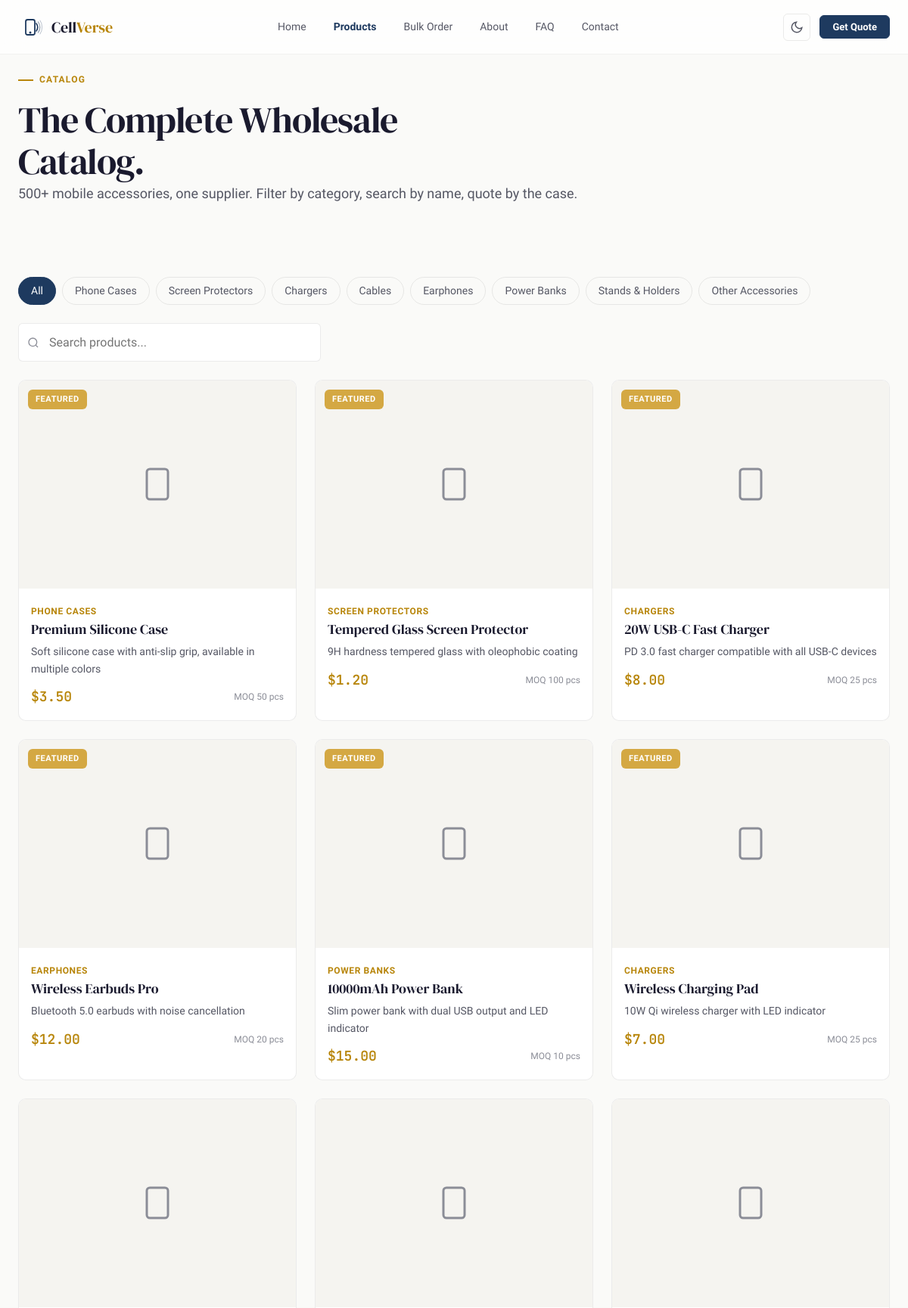
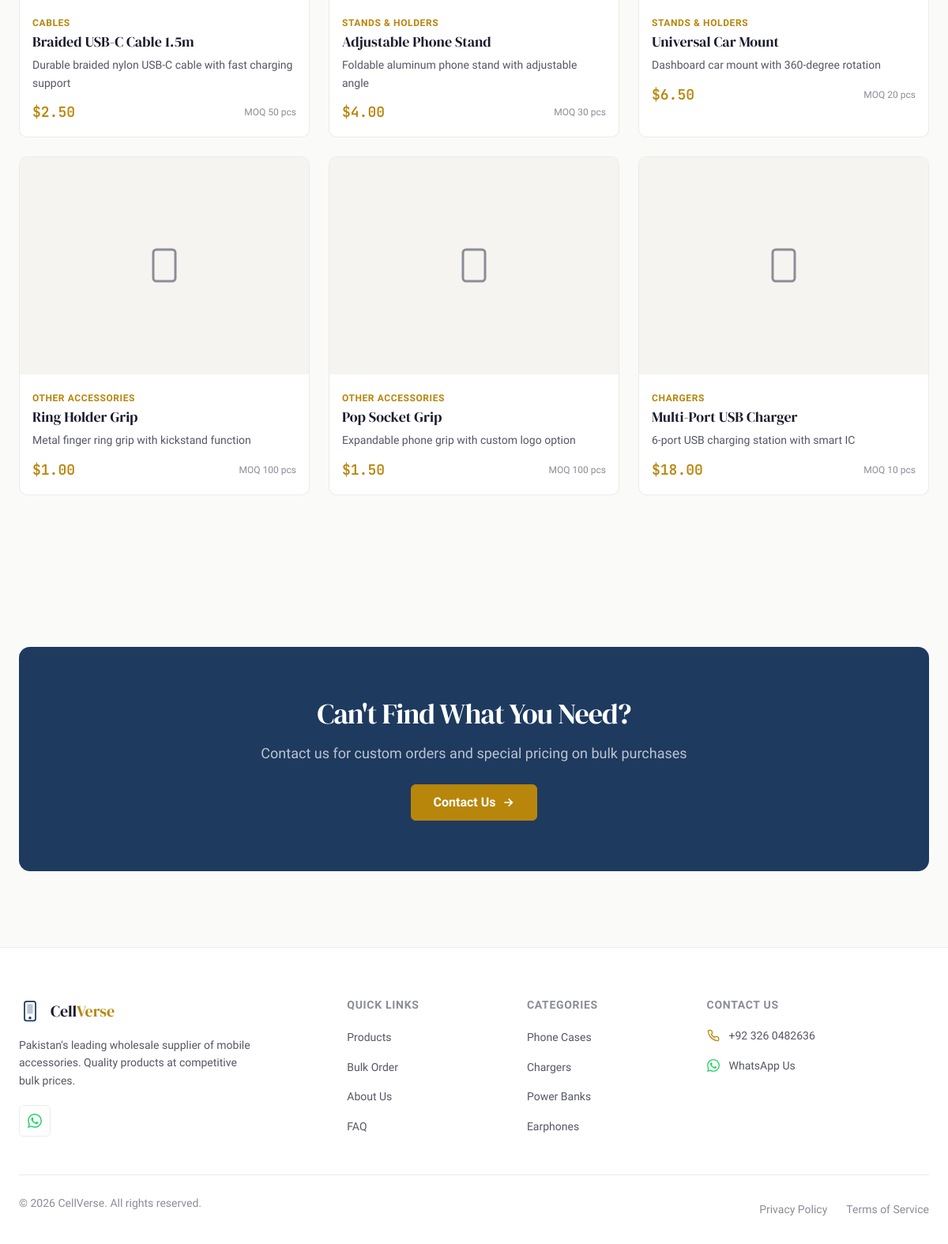
/products.php, run on the app's committed database (2 pictures, top to bottom).
### tables this page shows
CREATE TABLE IF NOT EXISTS categories (
    id INT AUTO_INCREMENT PRIMARY KEY,
    name VARCHAR(100) NOT NULL,
    slug VARCHAR(120) UNIQUE NOT NULL,
    description TEXT,
    display_order INT DEFAULT 0,
    is_active TINYINT(1) DEFAULT 1,
    created_at TIMESTAMP DEFAULT CURRENT_TIMESTAMP
);

CREATE TABLE IF NOT EXISTS products (
    id INT AUTO_INCREMENT PRIMARY KEY,
    name VARCHAR(200) NOT NULL,
    slug VARCHAR(220) UNIQUE NOT NULL,
    description TEXT,
    category_id INT,
    image_path VARCHAR(500),
    price_per_unit DECIMAL(10,2) NOT NULL DEFAULT 0,
    moq INT NOT NULL DEFAULT 1,
    stock_qty INT DEFAULT 0,
    sku VARCHAR(50),
    status ENUM('available', 'low_stock', 'out_of_stock', 'discontinued') DEFAULT 'available',
    is_featured TINYINT(1) DEFAULT 0,
    created_at TIMESTAMP DEFAULT CURRENT_TIMESTAMP,
    FOREIGN KEY (category_id) REFERENCES categories(id) ON DELETE SET NULL
);

### products.php (the view, shortened to what this page needs)
<?php
require_once 'includes/header.php';
try {
    $db = getDB();
    $categories = $db->query("SELECT * FROM categories WHERE is_active = 1 ORDER BY display_order")->fetchAll();
} catch (PDOException $e) {
    $categories = [];
}
try {
    $db = getDB();
    $products = $db->query("
        SELECT p.*, c.name as category_name, c.slug as category_slug
        FROM products p
        LEFT JOIN categories c ON p.category_id = c.id
        WHERE p.status != 'discontinued'
        ORDER BY p.is_featured DESC, p.created_at DESC
    ")->fetchAll();
} catch (PDOException $e) {
    $products = [];
}
?>
<section class="section" style="padding-bottom:0;">
    <div class="container">
        <div style="max-width:min(800px, 100%);">
            <span class="kicker">Catalog</span>
            <h1 data-reveal>The Complete <em>Wholesale</em><br>Catalog.</h1>
            <p style="font-size:var(--text-lg);color:var(--text-secondary);">500+ mobile accessories, one supplier. Filter by category, search by name, quote by the case.</p>
        </div>
    </div>
</section>
<section class="section">
    <div class="container">
        <div class="pill-group" data-reveal>
            <button class="pill active" data-filter="all">All</button>
            <?php foreach ($categories as $cat): ?>
                <button class="pill" data-filter="<?php echo htmlspecialchars($cat['slug']); ?>"><?php echo htmlspecialchars($cat['name']); ?></button>
            <?php endforeach; ?>
        </div>
        <div style="position:relative;max-width:min(400px, 100%);margin:var(--space-6) 0;" data-reveal>
            <input type="text" id="productSearch" placeholder="Search products..." autocomplete="off" aria-label="Search products" style="width:100%;padding:0.75rem 1rem 0.75rem 2.5rem;background:var(--bg-surface);border:1.5px solid var(--border-color);border-radius:var(--radius-sm);color:var(--text-primary);">
        </div>
        <?php if (empty($products)): ?>
            <div style="text-align:center;padding:var(--space-16);color:var(--text-muted);">
                <svg width="64" height="64" viewBox="0 0 24 24" fill="none" stroke="currentColor" stroke-width="1.5" style="margin-bottom:16px;opacity:0.5;"><circle cx="11" cy="11" r="8"/><line x1="21" y1="21" x2="16.65" y2="16.65"/></svg>
                <p>No products found. Please run the installer first.</p>
                <a href="install.php" class="btn btn-ghost" style="margin-top:16px;">Run Installer</a>
            </div>
        <?php else: ?>
            <div class="grid-auto">
                <?php foreach ($products as $product): ?>
                    <article class="card card-hover product-card" data-product data-category="<?php echo htmlspecialchars($product['category_slug'] ?? ''); ?>">
                        <div class="product-card-image" data-lightbox="<?php echo $product['image_path'] ? BASE_URL . '/' . htmlspecialchars($product['image_path']) : ''; ?>">
                            <?php if ($product['image_path']): ?>
                                <img src="<?php echo BASE_URL; ?>/<?php echo htmlspecialchars($product['image_path']); ?>" alt="<?php echo htmlspecialchars($product['name']); ?>" loading="lazy" data-product-img>
                            <?php else: ?>
                                <div style="width:100%;height:100%;display:flex;align-items:center;justify-content:center;background:var(--bg-surface-high);color:var(--text-muted);">
                                </div>
                            <?php endif; ?>
                            <?php if ($product['is_featured']): ?>
                                <span class="product-badge" style="background:var(--accent-warning);">Featured</span>
                            <?php endif; ?>
                        </div>
                        <div class="product-card-body">
                            <span class="product-category"><?php echo htmlspecialchars($product['category_name'] ?? 'General'); ?></span>
                            <h3><?php echo htmlspecialchars($product['name']); ?></h3>
                            <p><?php echo htmlspecialchars($product['description']); ?></p>
                            <div class="product-meta">
                                <span class="product-price">$<?php echo number_format($product['price_per_unit'], 2); ?></span>
                                <span class="product-moq">MOQ <?php echo (int)$product['moq']; ?> pcs</span>
                            </div>
                        </div>
                    </article>
                <?php endforeach; ?>
            </div>
        <?php endif; ?>
    </div>
</section>
<section class="section">
    <div class="container">
        <div class="cta-banner">
            <h2>Can't Find What You Need?</h2>
            <p>Contact us for custom orders and special pricing on bulk purchases</p>
            <div class="cta-actions">
                <a href="contact.php" class="btn btn-primary btn-lg btn-arrow">
                    <span>Contact Us</span>
                    <svg width="16" height="16" viewBox="0 0 24 24" fill="none" stroke="currentColor" stroke-width="2.5"><path d="M5 12h14M13 5l7 7-7 7"/></svg>
                </a>
            </div>
        </div>
    </div>
</section>
<?php require_once 'includes/footer.php'; ?>

### includes/header.php (shortened to what this page needs)
<?php
$current_page = basename($_SERVER['PHP_SELF'], '.php');
?>
<!DOCTYPE html>
<html lang="en">
<head>
    <link rel="stylesheet" href="<?php echo BASE_URL; ?>/css/tokens.css?v=3.0">
    <link rel="stylesheet" href="<?php echo BASE_URL; ?>/css/base.css?v=3.0">
    <link rel="stylesheet" href="<?php echo BASE_URL; ?>/css/components.css?v=3.0">
    <link rel="stylesheet" href="<?php echo BASE_URL; ?>/css/layout.css?v=3.0">
    <link rel="stylesheet" href="<?php echo BASE_URL; ?>/css/animations.css?v=3.0">
    <link rel="stylesheet" href="<?php echo BASE_URL; ?>/css/responsive.css?v=3.0">
</head>
<body class="is-loading">
    <header class="site-header" id="siteHeader">
        <div class="container header-inner">
            <a href="<?php echo BASE_URL; ?>/" class="logo" aria-label="CellVerse home">
                <span class="logo-text">Cell<span class="logo-accent">Verse</span></span>
            </a>
            <nav class="desktop-nav" id="desktopNav" aria-label="Main navigation">
                <a href="<?php echo BASE_URL; ?>/" class="nav-link <?php echo $current_page === 'index' ? 'active' : ''; ?>" <?php echo $current_page === 'index' ? 'aria-current="page"' : ''; ?>>Home</a>
                <a href="<?php echo BASE_URL; ?>/products.php" class="nav-link <?php echo $current_page === 'products' ? 'active' : ''; ?>" <?php echo $current_page === 'products' ? 'aria-current="page"' : ''; ?>>Products</a>
                <a href="<?php echo BASE_URL; ?>/bulk-order.php" class="nav-link <?php echo $current_page === 'bulk-order' ? 'active' : ''; ?>" <?php echo $current_page === 'bulk-order' ? 'aria-current="page"' : ''; ?>>Bulk Order</a>
                <a href="<?php echo BASE_URL; ?>/about.php" class="nav-link <?php echo $current_page === 'about' ? 'active' : ''; ?>" <?php echo $current_page === 'about' ? 'aria-current="page"' : ''; ?>>About</a>
                <a href="<?php echo BASE_URL; ?>/faq.php" class="nav-link <?php echo $current_page === 'faq' ? 'active' : ''; ?>" <?php echo $current_page === 'faq' ? 'aria-current="page"' : ''; ?>>FAQ</a>
                <a href="<?php echo BASE_URL; ?>/contact.php" class="nav-link <?php echo $current_page === 'contact' ? 'active' : ''; ?>" <?php echo $current_page === 'contact' ? 'aria-current="page"' : ''; ?>>Contact</a>
            </nav>
            <div class="header-actions">
                <button class="theme-toggle" id="themeToggle" aria-label="Toggle theme">
                    <svg class="icon-moon" width="18" height="18" viewBox="0 0 24 24" fill="none" stroke="currentColor" stroke-width="2"><path d="M21 12.79A9 9 0 1111.21 3 7 7 0 0021 12.79z"/></svg>
                </button>
                <a href="<?php echo BASE_URL; ?>/bulk-order.php" class="btn btn-primary btn-sm">Get Quote</a>
            </div>
        </div>
    </header>
    <main id="main-content">

### includes/footer.php (shortened to what this page needs)
    </main>
    <footer class="site-footer">
        <div class="container">
            <div class="footer-grid">
                <div class="footer-brand">
                    <a href="<?php echo BASE_URL; ?>/" class="logo" aria-label="CellVerse home">
                        <span class="logo-text">Cell<span class="logo-accent">Verse</span></span>
                    </a>
                    <p>Pakistan's leading wholesale supplier of mobile accessories. Quality products at competitive bulk prices.</p>
                    <div class="footer-social">
                        <a href="https://wa.me/923260482636" aria-label="Chat on WhatsApp" rel="noopener noreferrer" target="_blank">
                        </a>
                    </div>
                </div>
                <div class="footer-column">
                    <h4>Quick Links</h4>
                    <ul>
                        <li><a href="<?php echo BASE_URL; ?>/products.php">Products</a></li>
                        <li><a href="<?php echo BASE_URL; ?>/bulk-order.php">Bulk Order</a></li>
                        <li><a href="<?php echo BASE_URL; ?>/about.php">About Us</a></li>
                        <li><a href="<?php echo BASE_URL; ?>/faq.php">FAQ</a></li>
                    </ul>
                </div>
                <div class="footer-column">
                    <h4>Categories</h4>
                    <ul>
                        <li><a href="<?php echo BASE_URL; ?>/products.php?category=phone-cases">Phone Cases</a></li>
                        <li><a href="<?php echo BASE_URL; ?>/products.php?category=chargers">Chargers</a></li>
                        <li><a href="<?php echo BASE_URL; ?>/products.php?category=power-banks">Power Banks</a></li>
                        <li><a href="<?php echo BASE_URL; ?>/products.php?category=earphones">Earphones</a></li>
                    </ul>
                </div>
                <div class="footer-column">
                    <h4>Contact Us</h4>
                    <div class="footer-contact-item">
                        <a href="tel:+923260482636">+92 326 0482636</a>
                    </div>
                    <div class="footer-contact-item">
                        <a href="https://wa.me/923260482636" rel="noopener noreferrer" target="_blank">WhatsApp Us</a>
                    </div>
                </div>
            </div>
            <div class="footer-bottom">
                <p>&copy; <?php echo date('Y'); ?> CellVerse. All rights reserved.</p>
                <nav class="footer-legal" aria-label="Legal">
                    <a href="<?php echo BASE_URL; ?>/privacy.php">Privacy Policy</a>
                    <a href="<?php echo BASE_URL; ?>/terms.php">Terms of Service</a>
                </nav>
            </div>
        </div>
    </footer>
</body>
</html>

### css/tokens.css (style rules this page uses)
:root { --bg-primary: #fafaf8; --bg-surface: #ffffff; --bg-surface-high: #f5f4f0; --bg-surface-highest: #eeedea; --accent-navy: #1e3a5f; --accent-navy-dim: #162d4a; --accent-navy-light: #2a4f7a; --accent-gold: #b8860b; --accent-gold-bright: #d4a843; --accent-gold-dim: #a07d3a; --accent-gold-subtle: rgba(184, 134, 11, 0.08); --accent-success: #1a7a4c; --accent-error: #c0392b; --accent-warning: #d4a843; --text-primary: #1a1a2e; --text-secondary: #555764; --text-muted: #8b8d97; --text-inverse: #fafaf8; --border-color: rgba(0, 0, 0, 0.08); --border-strong: rgba(0, 0, 0, 0.14); --border-active: rgba(30, 58, 95, 0.35); --border-gold: rgba(184, 134, 11, 0.25); --glass-bg: rgba(255, 255, 255, 0.72); --glass-border: rgba(0, 0, 0, 0.05); --glass-blur: 20px; --shadow-xs: 0 1px 2px rgba(0, 0, 0, 0.04); --shadow-sm: 0 2px 8px rgba(0, 0, 0, 0.06); --shadow-md: 0 4px 16px rgba(0, 0, 0, 0.08); --shadow-lg: 0 8px 32px rgba(0, 0, 0, 0.1); --shadow-xl: 0 16px 48px rgba(0, 0, 0, 0.12); --shadow-glow: 0 0 24px rgba(184, 134, 11, 0.1); --shadow-navy: 0 4px 20px rgba(30, 58, 95, 0.15); --font-display: 'DM Serif Display', Georgia, 'Times New Roman', serif; --font-body: 'Plus Jakarta Sans', -apple-system, BlinkMacSystemFont, 'Segoe UI', sans-serif; --font-mono: 'JetBrains Mono', 'Fira Code', monospace; --text-xs: 0.75rem; --text-sm: 0.875rem; --text-base: 1rem; --text-lg: 1.125rem; --text-xl: 1.25rem; --text-2xl: 1.5rem; --text-3xl: clamp(1.6rem, 3vw, 2rem); --text-4xl: clamp(1.75rem, 3.2vw, 2.25rem); --text-5xl: clamp(2rem, 4vw, 3.25rem); --leading-tight: 1.15; --leading-snug: 1.3; --leading-normal: 1.6; --leading-relaxed: 1.75; --tracking-tight: -0.025em; --tracking-normal: 0; --tracking-wide: 0.05em; --tracking-wider: 0.1em; --space-1: 4px; --space-2: 8px; --space-3: 12px; --space-4: 16px; --space-5: 20px; --space-6: 24px; --space-8: 32px; --space-10: 40px; --space-12: 48px; --space-16: 64px; --space-20: 80px; --space-24: 96px; --space-32: 128px; --radius-sm: 6px; --radius-md: 10px; --radius-lg: 14px; --radius-xl: 20px; --radius-full: 9999px; --ease-smooth: cubic-bezier(0.22, 1, 0.36, 1); --ease-snap: cubic-bezier(0.68, -0.6, 0.32, 1.6); --ease-out-expo: cubic-bezier(0.16, 1, 0.3, 1); --ease-in-out: cubic-bezier(0.4, 0, 0.2, 1); --duration-fast: 150ms; --duration-normal: 300ms; --duration-slow: 500ms; --z-base: 1; --z-dropdown: 100; --z-sticky: 200; --z-overlay: 300; --z-modal: 400; --z-toast: 500; --z-curtain: 9999; --container-max: 1200px; --container-narrow: 800px; --container-padding: 24px; --header-height: 72px; --spacing-sm: var(--space-3); --spacing-md: var(--space-6); --spacing-lg: var(--space-8); --spacing-xl: var(--space-16); --color-primary: var(--accent-navy); --color-secondary: var(--accent-gold); }

### css/base.css (style rules this page uses)
*, *::before, *::after { box-sizing: border-box; margin: 0; padding: 0; }
html { scroll-behavior: smooth; scroll-padding-top: calc(var(--header-height) + 16px); -webkit-text-size-adjust: 100%; font-feature-settings: "kern" 1; text-rendering: optimizeLegibility; overflow-x: hidden; }
body { font-family: var(--font-body); font-size: var(--text-base); line-height: var(--leading-normal); color: var(--text-primary); background: var(--bg-primary); transition: background var(--duration-normal) var(--ease-smooth), color var(--duration-normal) var(--ease-smooth); -webkit-font-smoothing: antialiased; -moz-osx-font-smoothing: grayscale; overflow-x: hidden; max-width: 100vw; }
img, svg, canvas, video { display: block; max-width: 100%; height: auto; }
a { color: inherit; text-decoration: none; }
button { font: inherit; color: inherit; cursor: pointer; border: none; background: none; }
input, textarea, select { font: inherit; color: inherit; }
ul, ol { list-style: none; }
h1, h2, h3, h4, h5, h6 { font-family: var(--font-display); font-weight: 400; line-height: var(--leading-tight); color: var(--text-primary); }
h1, h2, h3 { overflow-wrap: break-word; word-break: normal; max-width: 100%; }
p, li, td, th, blockquote, span { overflow-wrap: break-word; word-wrap: break-word; }
h1 { font-size: var(--text-5xl); letter-spacing: var(--tracking-tight); }
h2 { font-size: var(--text-4xl); letter-spacing: var(--tracking-tight); }
h3 { font-size: var(--text-3xl); }
h4 { font-size: var(--text-2xl); }
p { margin-bottom: var(--space-4); max-width: 100%; }
p:last-child { margin-bottom: 0; }
img, svg { max-width: 100%; height: auto; }

### data on the page
categories: name "Phone Cases"
categories: name "Screen Protectors"
categories: name "Chargers"
categories: name "Cables"
categories: name "Earphones"
categories: name "Power Banks"
categories: name "Stands & Holders"
categories: name "Other Accessories"
products: is_featured "FEATURED", category.name "PHONE CASES", name "Premium Silicone Case", description "Soft silicone case with anti-slip grip, available in multiple colors", price_per_unit "3.50", moq "50"
products: is_featured "FEATURED", category.name "SCREEN PROTECTORS", name "Tempered Glass Screen Protector", description "9H hardness tempered glass with oleophobic coating", price_per_unit "1.20", moq "100"
products: is_featured "FEATURED", category.name "CHARGERS", name "20W USB-C Fast Charger", description "PD 3.0 fast charger compatible with all USB-C devices", price_per_unit "8.00", moq "25"
products: is_featured "FEATURED", category.name "EARPHONES", name "Wireless Earbuds Pro", description "Bluetooth 5.0 earbuds with noise cancellation", price_per_unit "12.00", moq "20"
products: is_featured "FEATURED", category.name "POWER BANKS", name "10000mAh Power Bank", description "Slim power bank with dual USB output and LED indicator", price_per_unit "15.00", moq "10"
products: is_featured "FEATURED", category.name "CHARGERS", name "Wireless Charging Pad", description "10W Qi wireless charger with LED indicator", price_per_unit "7.00", moq "25"
products: category.name "CABLES", name "Braided USB-C Cable 1.5m", description "Durable braided nylon USB-C cable with fast charging support", price_per_unit "2.50", moq "50"
products: category.name "STANDS & HOLDERS", name "Adjustable Phone Stand", description "Foldable aluminum phone stand with adjustable angle", price_per_unit "4.00", moq "30"
products: category.name "STANDS & HOLDERS", name "Universal Car Mount", description "Dashboard car mount with 360-degree rotation", price_per_unit "6.50", moq "20"
products: category.name "OTHER ACCESSORIES", name "Ring Holder Grip", description "Metal finger ring grip with kickstand function", price_per_unit "1.00", moq "100"
products: category.name "OTHER ACCESSORIES", name "Pop Socket Grip", description "Expandable phone grip with custom logo option", price_per_unit "1.50", moq "100"
products: category.name "CHARGERS", name "Multi-Port USB Charger", description "6-port USB charging station with smart IC", price_per_unit "18.00", moq "10"
